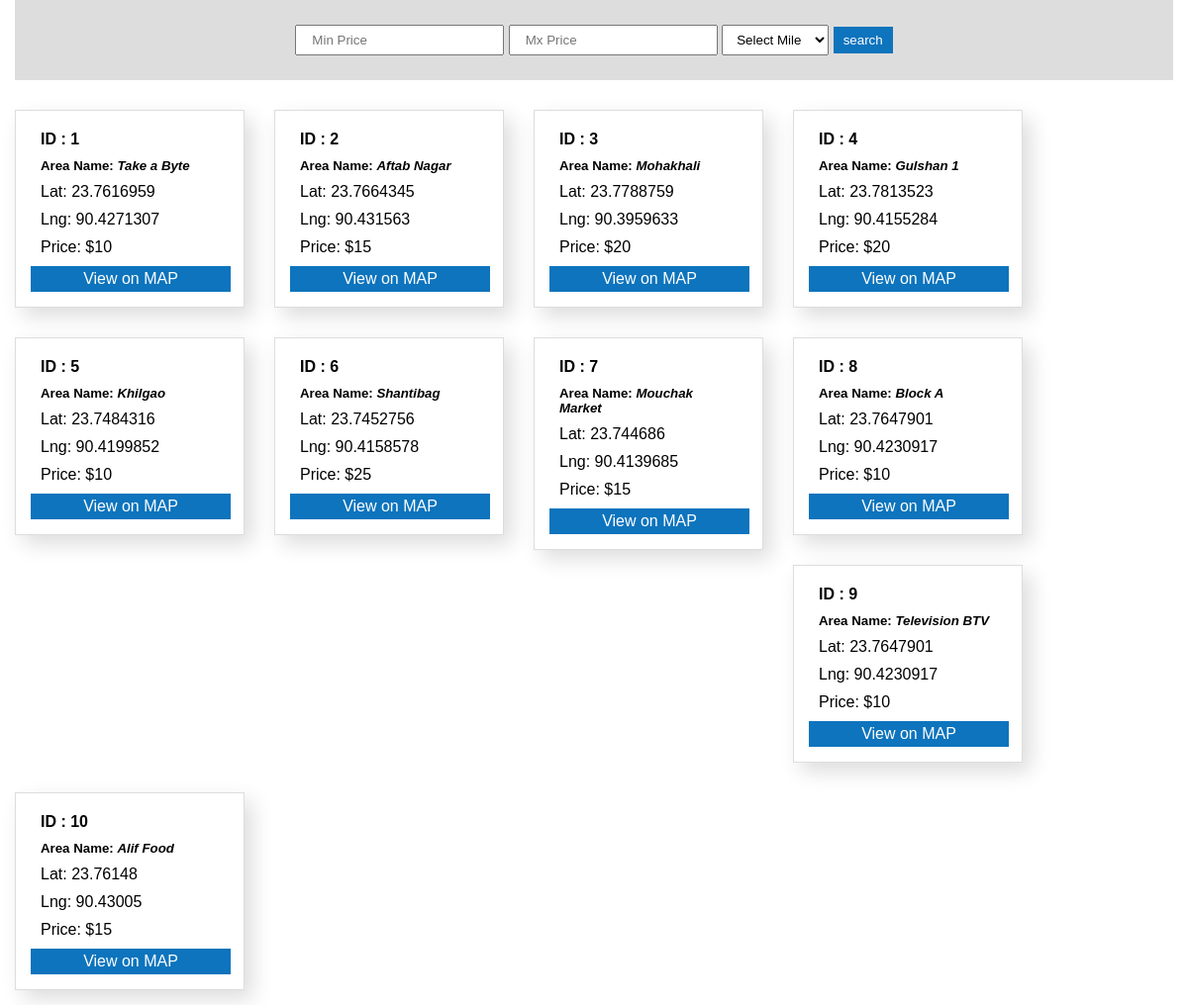
The page / on the database its author committed.
### tables this page shows
CREATE TABLE IF NOT EXISTS `area` (
  `id` int(100) NOT NULL AUTO_INCREMENT,
  `name` varchar(100) NOT NULL,
  `lat` varchar(100) NOT NULL,
  `lng` varchar(100) NOT NULL,
  `price` int(100) NOT NULL,
  PRIMARY KEY (`id`)
);

### index.php (the view, shortened to what this page needs)
<form action="search.php" method="POST" class="sd-form">
	<input type="text" name="MinPrice" placeholder="Min Price">
	<input type="text" name="MaxPrice" placeholder="Mx Price">
	<select name="radius">
	  <option>Select Mile</option>
	</select>
	<input type="submit" value="search" name="search">
</form>
<?php
	include 'config.php';
	$SqlQuery = "SELECT * FROM area";
	$results = mysqli_query($dbCon, $SqlQuery);
	while($loc = mysqli_fetch_array($results)){
	$id = $loc["id"];
	$name = $loc["name"];
	$lat = $loc["lat"];
	$long = $loc["lng"];
	$price = $loc["price"];
	?>
	<div class="block_area">
		<h4>ID : <?php echo $id; ?></h4>
		<h5>Area Name: <i><?php echo $name; ?></i></h5>
		<p>Lat: <?php echo $lat; ?></p>
		<p>Lng: <?php echo $long; ?></p>
		<p>Price: $<?php echo $price; ?></p>
		<a href="#"> View on MAP </a>
	</div>
	<?php
	}
?>

### index.php (style rules this page uses)
* { margin: 0; padding: 0; }
h1,h2,h3,h4,h5,p { margin:5px 10px 10px 10px; }
.block_area { border:1px solid #ddd; padding: 15px; width: 200px; float:left; display: inline-block; margin: 15px; box-shadow: 8px 9px 20px 0px #ddd; }
a { color: #ffffff; text-decoration: none; background: #0d74bd; padding: 4px 14px; width: 87%; display: block; text-align: center; }
.sd-form { background-color: #ddd; padding: 25px; margin: 0px 15px 15px 15px; text-align: center; }
input[type="text"] { padding: 6px 15px; }
select { padding: 6px 10px; }
input[type="submit"] { padding: 6px 10px; border: 0; background-color: #0d74bd; color: #fff; }

### rows shown on the page
area: id "1", name "Take a Byte", lat "23.7616959", lng "90.4271307", price "10"
area: id "2", name "Aftab Nagar", lat "23.7664345", lng "90.431563", price "15"
area: id "3", name "Mohakhali", lat "23.7788759", lng "90.3959633", price "20"
area: id "4", name "Gulshan 1", lat "23.7813523", lng "90.4155284", price "20"
area: id "5", name "Khilgao", lat "23.7484316", lng "90.4199852", price "10"
area: id "6", name "Shantibag", lat "23.7452756", lng "90.4158578", price "25"
area: id "7", name "Mouchak Market", lat "23.744686", lng "90.4139685", price "15"
area: id "8", name "Block A", lat "23.7647901", lng "90.4230917", price "10"
area: id "9", name "Television BTV", lat "23.7647901", lng "90.4230917", price "10"
area: id "10", name "Alif Food", lat "23.76148", lng "90.43005", price "15"
